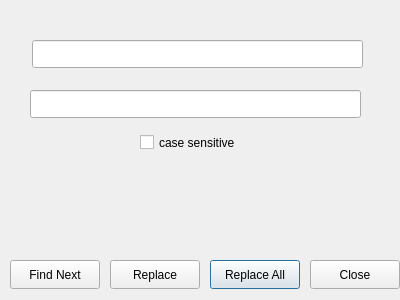
<?xml version="1.0" encoding="UTF-8"?>
<ui version="4.0">
 <class>ReplaceDialog</class>
 <widget class="QDialog" name="ReplaceDialog">
  <property name="geometry">
   <rect>
    <x>0</x>
    <y>0</y>
    <width>400</width>
    <height>300</height>
   </rect>
  </property>
  <property name="windowTitle">
   <string>Dialog</string>
  </property>
  <widget class="QLineEdit" name="lineFind">
   <property name="geometry">
    <rect>
     <x>32</x>
     <y>40</y>
     <width>331</width>
     <height>28</height>
    </rect>
   </property>
  </widget>
  <widget class="QLineEdit" name="lineReplace">
   <property name="geometry">
    <rect>
     <x>30</x>
     <y>90</y>
     <width>331</width>
     <height>28</height>
    </rect>
   </property>
  </widget>
  <widget class="QCheckBox" name="checkCase">
   <property name="geometry">
    <rect>
     <x>140</x>
     <y>130</y>
     <width>121</width>
     <height>25</height>
    </rect>
   </property>
   <property name="text">
    <string>case sensitive</string>
   </property>
  </widget>
  <widget class="QPushButton" name="btnReplaceAll">
   <property name="geometry">
    <rect>
     <x>210</x>
     <y>260</y>
     <width>90</width>
     <height>29</height>
    </rect>
   </property>
   <property name="text">
    <string>Replace All</string>
   </property>
  </widget>
  <widget class="QPushButton" name="btnReplace">
   <property name="geometry">
    <rect>
     <x>110</x>
     <y>260</y>
     <width>90</width>
     <height>29</height>
    </rect>
   </property>
   <property name="text">
    <string>Replace</string>
   </property>
  </widget>
  <widget class="QPushButton" name="btnFindNext">
   <property name="geometry">
    <rect>
     <x>10</x>
     <y>260</y>
     <width>90</width>
     <height>29</height>
    </rect>
   </property>
   <property name="text">
    <string>Find Next</string>
   </property>
  </widget>
  <widget class="QPushButton" name="btnClose">
   <property name="geometry">
    <rect>
     <x>310</x>
     <y>260</y>
     <width>90</width>
     <height>29</height>
    </rect>
   </property>
   <property name="text">
    <string>Close</string>
   </property>
  </widget>
 </widget>
 <resources/>
 <connections/>
</ui>
